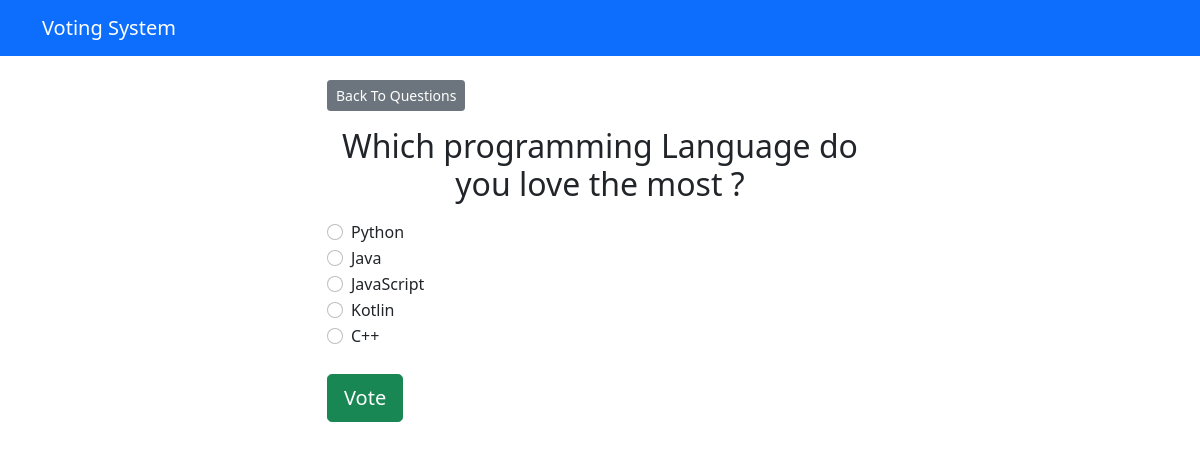
The page /questions/1/ on the database its author committed.
### main/models.py (models this page shows, shortened)
class Question(models.Model):
    text = models.TextField()
    date_posted = models.DateField(default=timezone.now)
    class Meta:
        ordering = ['date_posted', ]

class Choice(models.Model):
    question = models.ForeignKey(Question, on_delete=models.CASCADE)
    name = models.CharField(max_length=50)
    no_votes = models.IntegerField(default=0)

### main/views.py (the view)
# urls.py: path('questions/<int:pk>/', QuestionDetailView.as_view(), name='question_detail'),
class QuestionDetailView(DetailView):
    model = Question
    context_object_name = 'question'
    def get_context_data(self, *args, **kwargs):
        context = super(QuestionDetailView, self).get_context_data(*args, **kwargs)
        return context

### templates/main/question_detail.html (shortened to what this page needs)
{% extends 'base.html' %}
{% block content %}
<a class="btn btn-secondary btn-sm mb-3" href="{% url 'main:home' %}">Back To Questions</a>
<h2 class="text-center mb-3">{{ question.text }}</h2>
<form action="{% url 'main:vote' question.id %}" method="post">
    {% for choice in question.choice_set.all %}
    <div class="form-check">
        <input type="radio" name="choice" class="form-check-input" id="choice{{ forloop.counter }}" value="{{ choice.id }}">
        <label for="choice{{ forloop.counter }}">{{ choice.name }}</label>
    </div>
    {% endfor %}
    <input type="submit" value="Vote" class="btn btn-success btn-lg btn-block mt-4">
</form>
{% endblock %}

### rows shown on the page
Question: text "Which programming Language do you love the most ?"
Choice: name "Python"
Choice: name "Java"
Choice: name "JavaScript"
Choice: name "Kotlin"
Choice: name "C++"
